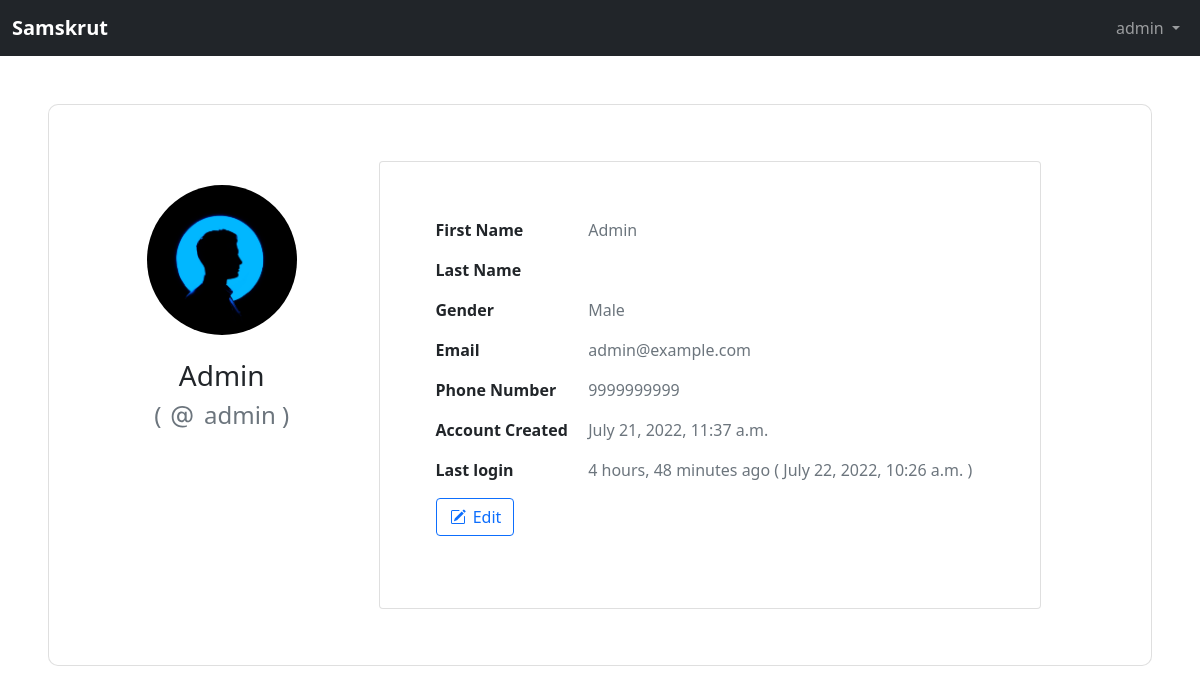
The page /profile/ (signed in) on the database its author committed.
### base/models.py (models this page shows, shortened)
class Profile(models.Model):
    id = models.AutoField(primary_key=True)
    user = models.ForeignKey(User, on_delete=models.CASCADE)
    gender = models.CharField(max_length=10, choices=[(
        'Male', 'Male'), ('Female', 'Female'), ('Others', 'Others')])
    profile_pic = models.ImageField(
        default="default_profile_pic.jpg")
    phone_no = models.BigIntegerField(validators=[
        MaxValueValidator(9999999999),
        MinValueValidator(1111111111)
    ], blank=False)

### base/views.py (the view)
# urls.py: path('profile/', views.user_profile, name='profile'),
@login_required(login_url='login')
def user_profile(request):
    user = User.objects.get(username=request.user.username)
    try:
        profile = Profile.objects.get(user=request.user)
    except Exception:
        return redirect('add_profile')
    return render(request, 'base/profile.html', {'user': user, 'profile': profile})

### base/templates/base/profile.html (shortened to what this page needs)
{% extends 'base/index.html' %}
{% load static crispy_forms_tags %}
{% block content %}
<div class="card p-5 m-lg-5 m-sm-2" style="border-radius:10px;">
    <div class="row">
        <div class="col-lg-3 col-sm-12 m-2 text-center">
            <div class="d-flex justify-content-center m-2">
                <img src="{{profile.profile_pic.url}}" class="rounded-circle m-3" width="150px" height="150px" />
            </div>
            <h3>{{user.first_name}} {{user.last_name}}</h3>
            <h4 class="text-muted">(  {{user.username}} )</h4>
        </div>
        <div class="col-lg-8 col-sm-12 m-2">
            <div class="card p-md-4 p-lg-5">
                <table class="table table-borderless">
                    <tbody>
                        <tr>
                            <th>First Name</th>
                            <td class="text-muted">{{user.first_name}}</td>
                        </tr>
                        <tr>
                            <th>Last Name</th>
                            <td class="text-muted">{{user.last_name}}</td>
                        </tr>
                        <tr>
                            <th>Gender</th>
                            <td class="text-muted">{{profile.gender}}</td>
                        </tr>
                        <tr>
                            <th>Email</th>
                            <td class="text-muted">{{user.email}}</td>
                        </tr>
                        <tr>
                            <th>Phone Number</th>
                            <td class="text-muted">{{profile.phone_no}}</td>
                        </tr>
                        <tr>
                            <th>Account Created</th>
                            <td class="text-muted">{{user.date_joined}}</td>
                        </tr>
                        <tr>
                            <th>Last login</th>
                            <td class="text-muted">{{user.last_login|timesince}} ago ( {{user.last_login}} )</td>
                        </tr>
                        <tr>
                            <th>
                                <a class="btn btn-outline-primary" href="{% url 'update_profile' %}">
                                     Edit</a>
                            </th>
                        </tr>
                    </tbody>
                </table>
            </div>
        </div>
    </div>
</div>
{% endblock %}

### base/templates/base/index.html (shortened to what this page needs)
<!DOCTYPE html>
<html lang="en">
<head>
    <link href="https://cdn.jsdelivr.net/npm/bootstrap@5.1.3/dist/css/bootstrap.min.css" rel="stylesheet"
>
</head>
<body>
    <div>
        <nav class="navbar navbar-dark navbar-expand-lg bg-dark">
            <div class="container-fluid">
                <a class="navbar-brand" href="{% url 'home' %}"><strong>Samskrut</strong></a>
                <div class="collapse navbar-collapse" id="navbarSupportedContent">
                    {% if request.user.is_authenticated%}
                    <div class="navbar-nav">
                        <li class="dropdow-menu">
                            <a class="nav-link dropdown-toggle" href="#" id="navbarDropdown" role="button"
                                data-toggle="dropdown" aria-haspopup="true" aria-expanded="false">
                                {{request.user}}
                            </a>
                        </li>
                    </div>
                    {% endif %}
                </div>
            </div>
        </nav>
        {% block content %}{% endblock %}
    </div>
</body>
</html>

### rows shown on the page
Profile: profile_pic (placeholder picture), gender "Male", phone_no "9999999999"

### other values the page prints
{{ request.user }} "admin"
{{ user.first_name }} "Admin"
{{ user.username }} "admin"
{{ user.email }} "admin@example.com"
{{ user.date_joined }} "July 21, 2022, 11:37 a.m."
{{ user.last_login|timesince }} "4 hours, 48 minutes"
{{ user.last_login }} "July 22, 2022, 10:26 a.m."
